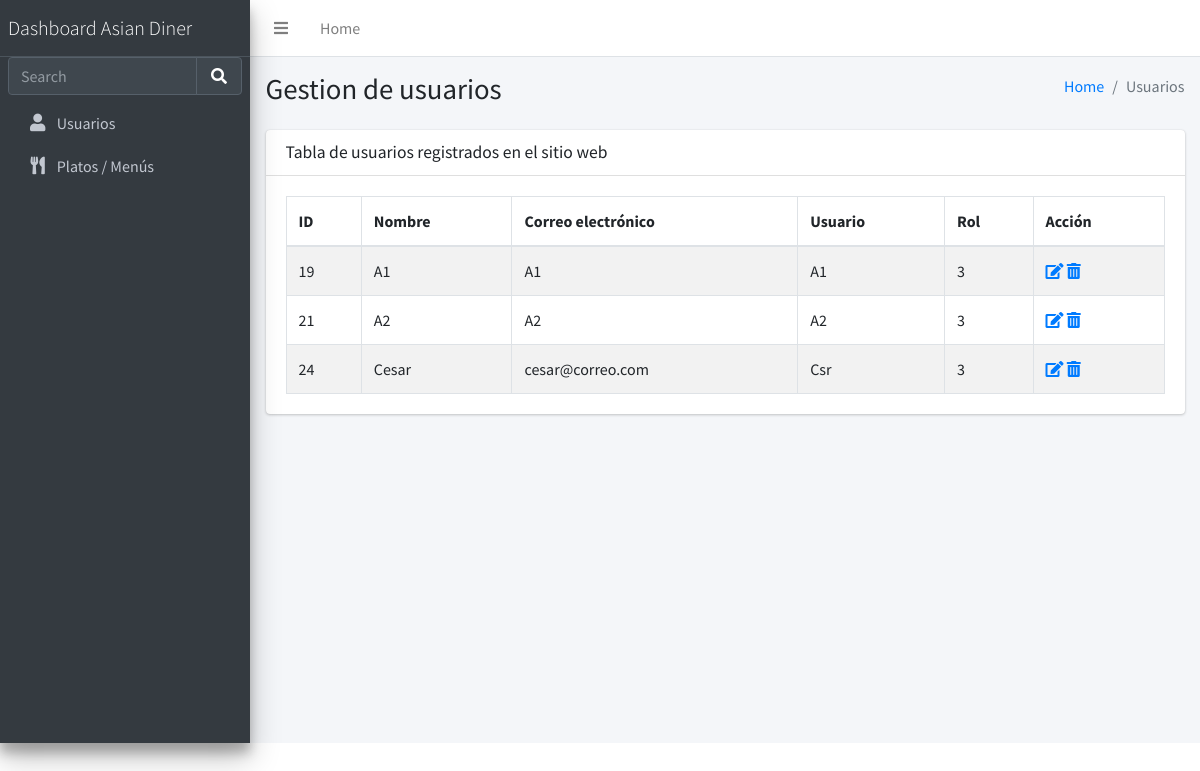
The page /usuarios on the database as committed earlier.
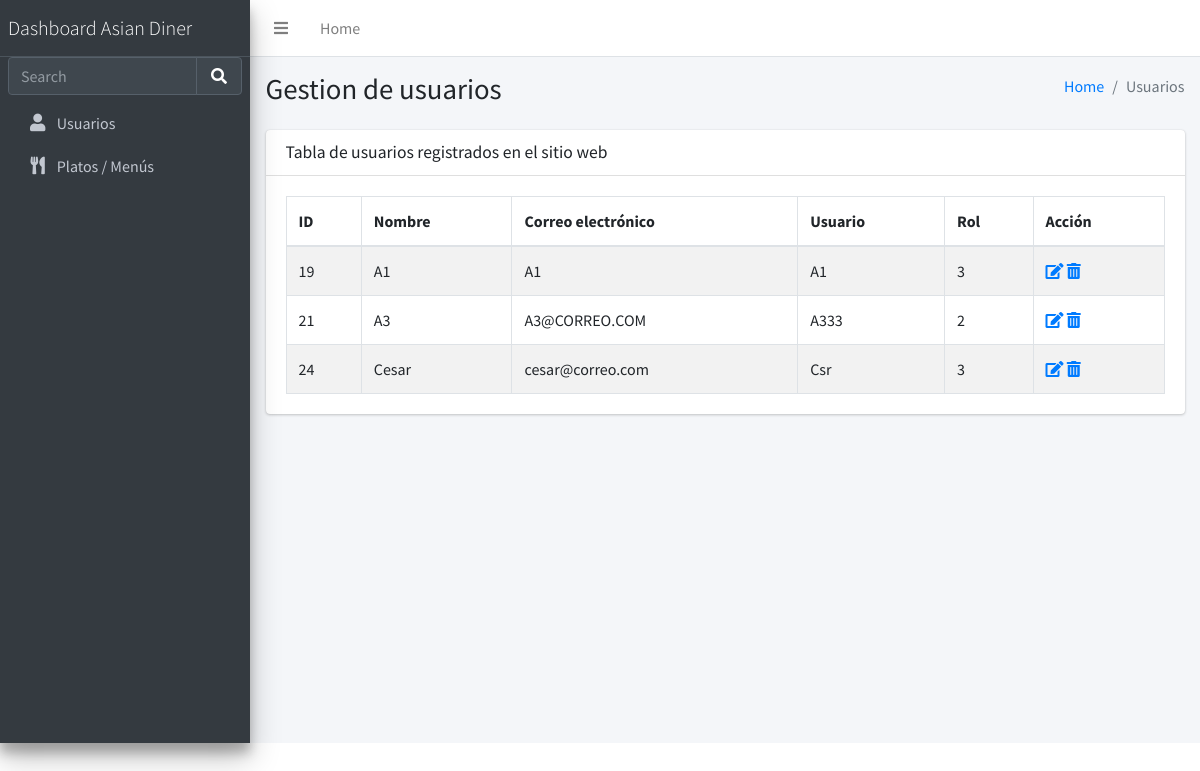
The same page on the database as committed later.
### tables this page shows
CREATE TABLE usuarios (
	id INTEGER NOT NULL PRIMARY KEY AUTOINCREMENT,
	nombre TEXT(50) NOT NULL,
	correo TEXT(50) NOT NULL,
	usuario TEXT NOT NULL,
	clave TEXT NOT NULL
, rol INTEGER);

### app.py (the view)
@app.route('/usuarios', methods=['POST', 'GET'])
def usuario():
    with sqlite3.connect("restaurante.db") as con:
        cur = con.cursor()
        cur.execute("SELECT * FROM usuarios")
        usuarioscall =  cur.fetchall()
        return render_template('usuarios.html', usuarioscall=usuarioscall)

### templates/usuarios.html (shortened to what this page needs)
<!DOCTYPE html>
<html lang="en">
<head>
  <link rel="stylesheet" href="https://cdnjs.cloudflare.com/ajax/libs/font-awesome/5.15.4/css/all.min.css" />
  <link rel="stylesheet" href="../../static/css/dataTables.bootstrap4.min.css">
  <link rel="stylesheet" href="../static/css/responsive.bootstrap4.min.css">
  <link rel="stylesheet" href="../static/css/buttons.bootstrap4.min.css">
  <link rel="stylesheet" href="../static/css/adminlte.min.css">
</head>
<body class="hold-transition sidebar-mini">
<div class="wrapper">
  <nav class="main-header navbar navbar-expand navbar-white navbar-light">
    <ul class="navbar-nav">
      <li class="nav-item">
        <a class="nav-link" data-widget="pushmenu" href="#" role="button"><i class="fas fa-bars"></i></a>
      </li>
      <li class="nav-item d-none d-sm-inline-block">
        <a href="{{ url_for('index') }}" class="nav-link">Home</a>
      </li>
    </ul>
  </nav>
  <aside class="main-sidebar sidebar-dark-primary elevation-4">
    <a href="#" class="brand-link">
      <span class="brand-text font-weight-light">Dashboard Asian Diner</span>
    </a>
    <div class="sidebar">
      <div class="form-inline">
        <div class="input-group" data-widget="sidebar-search">
          <input class="form-control form-control-sidebar" type="search" placeholder="Search" aria-label="Search">
          <div class="input-group-append">
            <button class="btn btn-sidebar">
              <i class="fas fa-search fa-fw"></i>
            </button>
          </div>
        </div>
      </div>
      <nav class="mt-2">
        <ul class="nav nav-pills nav-sidebar flex-column" data-widget="treeview" role="menu" data-accordion="false">
          <li class="nav-item">
            <a href="#" class="nav-link">
              <i class="nav-icon fas fa-user"></i>
              <p>
                Usuarios
              </p>
            </a>
          </li>
          <li class="nav-item">
            <a href="{{ url_for('plato') }}" class="nav-link">
              <i class="nav-icon fas fa-utensils"></i>
              <p>
                Platos / Menús
              </p>
            </a>
          </li>
        </ul>
      </nav>
    </div>
  </aside>
  <div class="content-wrapper">
    <section class="content-header">
      <div class="container-fluid">
        <div class="row mb-2">
          <div class="col-sm-6">
            <h1>Gestion de usuarios</h1>
          </div>
          <div class="col-sm-6">
            <ol class="breadcrumb float-sm-right">
              <li class="breadcrumb-item"><a href="{{ url_for('index') }}">Home</a></li>
              <li class="breadcrumb-item active">Usuarios</li>
            </ol>
          </div>
        </div>
      </div>
    </section>
    <section class="content">
      <div class="container-fluid">
        <div class="row">
          <div class="col-12">
            <div class="card">
              <div class="card-header">
                <h3 class="card-title">Tabla de usuarios registrados en el sitio web</h3>
              </div>
              <div class="card-body">
                <table id="example1" class="table table-bordered table-striped">
                  <thead>
                  <tr>
                    <th>ID</th>
                    <th>Nombre</th>
                    <th>Correo electrónico</th>
                    <th>Usuario</th>
                    <th>Rol</th>
                    <th>Acción</th>
                  </tr>
                  </thead>
                  <tbody>
                    {% for US in usuarioscall %}
                    <tr>
                      <td>{{US[0]}}</td>
                      <td>{{US[1]}}</td>
                      <td>{{US[2]}}</td>
                      <td>{{US[3]}}</td>
                      <td>{{US[5]}}</td>
                      <td>
                        <a href="/editUserCall/{{US[0]}}"><i class="fa fa-edit"></i> </a>
                        <a href="{{url_for('deleteUserCall', id=US[0])}}"><i class="fas fa-trash-alt"></i> </a>
                      </td>
                    </tr>
                    {% endfor %}
                  </tbody>
                </table>
              </div>
            </div>
          </div>
        </div>
      </div>
    </section>
  </div>
</div>
</body>
</html>

Rows that differ between the two databases and show on the page:
changed usuarios id 21: nombre "A2" → "A3"; correo "A2" → "A3@CORREO.COM"; usuario "A2" → "A333"; rol "3" → "2"
